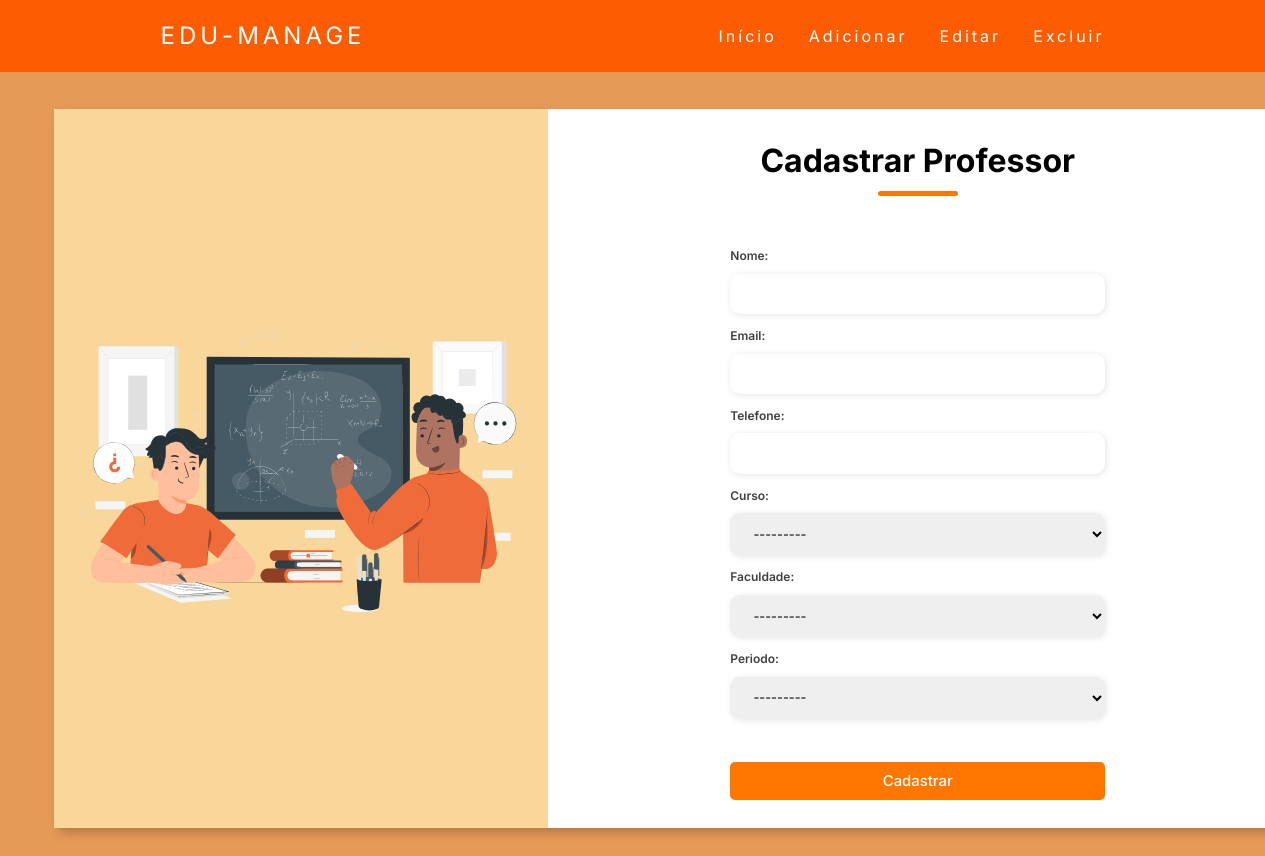
/professor/cadastrar/, run on an earlier commit of the app's database.
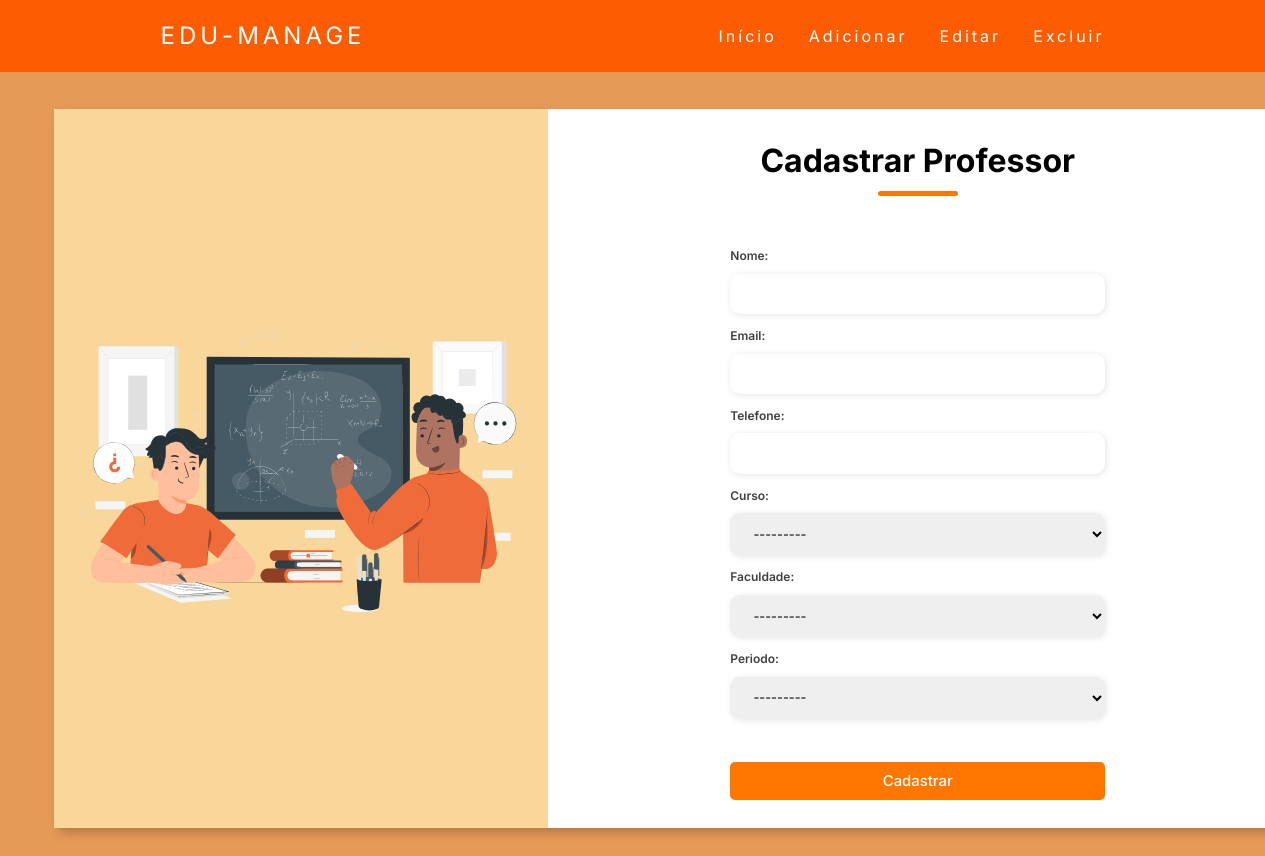
And on a later commit of the database.
### professor/models.py (models this page shows)
class Curso(models.Model):
    curso = models.CharField(max_length=100, blank=False, null=False)
    def __str__(self):
        return self.curso

class Faculdade(models.Model):
    faculdade = models.CharField(max_length=20, blank=False, null=False)
    def __str__(self):
        return self.faculdade

class Período(models.Model):
    periodo = models.CharField(max_length=2, blank=False, null=False)
    def __str__(self):
        return self.periodo

### professor/views.py (the view)
# urls.py: re_path('cadastrar/', cadastro, name='aluno_cadastrar'),
def cadastro (request):
    form = ProfessorForm()
    data = {'form': form}
    return render(request, 'cadastro_professor.html', data)

### professor/forms.py
class ProfessorForm(ModelForm):
    class Meta:
        model = Professor
        fields = '__all__'

### templates/cadastro_professor.html (shortened to what this page needs)
{% extends 'nav_bar_interno.html' %}
{% load static %}
{% block content %}
    <link rel="stylesheet" href="{% static 'style_cad_professor.css' %}">
    <div class="container">
        <div class="form-image">
            <img src="{% static 'Teacher student-pana.svg' %}">
        </div>
        <div class="form">
            <div class="form-header">
                <div class="title">
                    <h1>Cadastrar Professor</h1></div>
            </div>
            <form action="{% url 'professor_novo' %}" method="POST">
                <div class="input-group">
                    <div class="input-box">
                        {{ form.as_p }}
                    </div>
                    <div class="continue-button">
                      <button type="submit"><a>Cadastrar</a></button>
                    </div>
                </div>
            </form>
        </div>
    </div>
{% endblock %}

What changed in the data, as far as the page shows it:
added Curso: curso "---------"
added Faculdade: faculdade "---------"
added Período: periodo "---------"
Also different on the page:
form field curso: "---------" → (not shown)
form field faculdade: "---------" → (not shown)
form field periodo: "---------" → (not shown)
